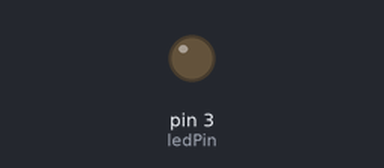
This sketch was run on a simulated Arduino Uno, built with avr-gcc and run on an emulated ATmega328P. Parts: output pins drawn as LEDs (lit = HIGH).

Above: at 0.05 s.
At 1.3 s:
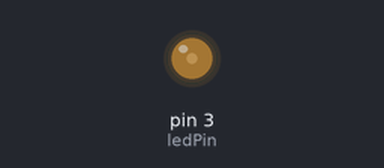
At 2.55 s:
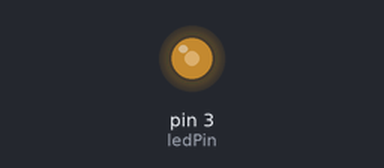
At 5.1 s:
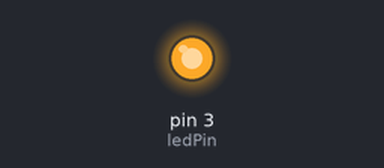
Timing chart, 0 to 6.6 s (numbered marks = the images above):
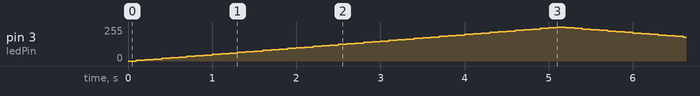

The sketch:

LED_fade.ino
```cpp
const int ledPin = 3; //led connected to pin 9 (PWM)
int brightness = 0;   //brightness level (0-255)
int fadeAmount = 5;   //fading levels

void setup() {
  pinMode(ledPin, OUTPUT);   //initialize ledPin(3) as output
}

void loop() {
  //set brightness of ledPin
  analogWrite(ledPin, brightness);

  //increment brightness level by fadeAmount (5)
  brightness = brightness + fadeAmount;

  if((brightness >= 0)&&(brightness < 255)){
    fadeAmount = +fadeAmount;
  }
  else if((brightness <= 255)&&(brightness > 0)){
    fadeAmount = -fadeAmount;
  }
  delay(100);
}
```
